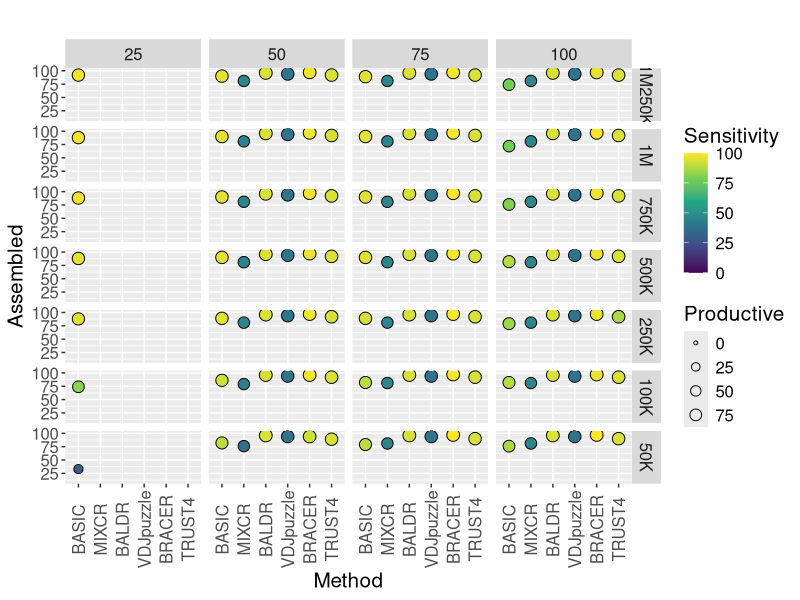
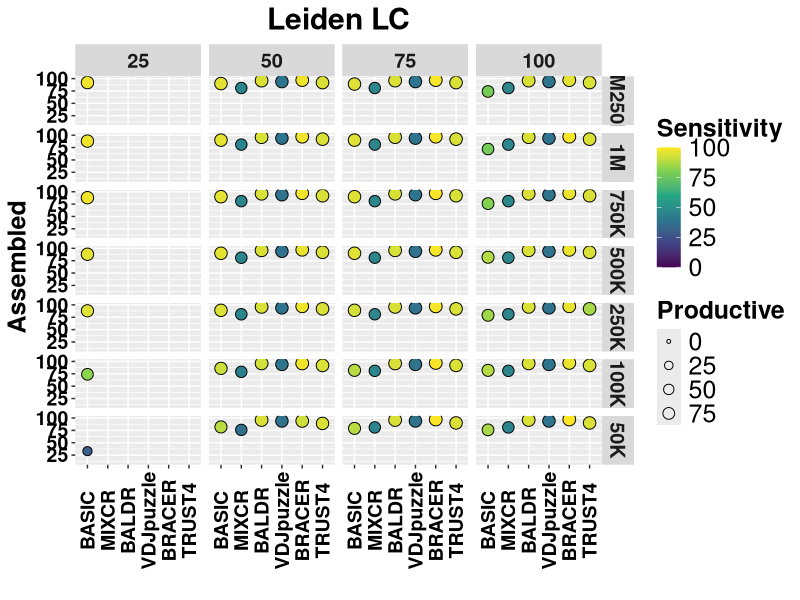

Here is the R script that generated these plots, in order:
#Reproduction supplementary figure 5-6-7 

rm(list = ls())
library(ggplot2)
library(tidyr)
library(dplyr)
library(RColorBrewer)

#input file is within this folder
sensitivity <- read.table("BALDR_BASIC_LEIDEN.txt",header=T,sep="\t")
head(sensitivity)


colnames(sensitivity)[2] <- "newname2"
sensitivity_Canzar <- subset(sensitivity, Dataset == "Canzar")
sensitivity_Canzar <- subset(sensitivity_Canzar, Read_Length >= 25)

sensitivity_Upd <- subset(sensitivity, Dataset == "Upadhyay")
sensitivity_Upd <- subset(sensitivity_Upd, Read_Length >= 25)

sensitivity_This_Work <- subset(sensitivity, Dataset == "Leiden")
sensitivity_This_Work <- subset(sensitivity_This_Work, Read_Length >= 25)



sensitivity <- rbind(sensitivity_Canzar,sensitivity_Upd,sensitivity_This_Work)


sensitivity$Coverage <- factor(sensitivity$Coverage, levels=c("1M250K", "1M","750K","500K", "250K","100K","50K"))
sensitivity$Dataset <- factor(sensitivity$Dataset, levels=c("Upadhyay", "Canzar","Leiden"))
sensitivity$Method <- factor(sensitivity$Method, levels=c("BASIC", "MIXCR", "BALDR", "VDJpuzzle","BRACER","TRUST4"))
sensitivity$Chain <- factor(sensitivity$Chain, levels=c("Heavy", "Light"))

sensitivity$Percentage_Assembled <- (sensitivity$Percentage_Assembled)*100
sensitivity$Percentage_Productive <- (sensitivity$Percentage_Productive)*100
sensitivity$Percentage_Assembled <- lapply(sensitivity$Percentage_Assembled, as.integer)
sensitivity$Percentage_Productive <- lapply(sensitivity$Percentage_Productive,as.integer)

sensitivity$Percentage_Assembled <- as.numeric(sensitivity$Percentage_Assembled)
sensitivity$Percentage_Productive <- as.numeric(sensitivity$Percentage_Productive)
sensitivity$Sensitivity <- (sensitivity$Sensitivity)*100
head(sensitivity)
names(sensitivity)[3] <- "Assembled_2"
names(sensitivity)[4] <- "Assembled"
names(sensitivity)[5] <- "Productive_2"
names(sensitivity)[6] <- "Productive"
head(sensitivity)

#sensitivity <- subset(sensitivity, Dataset == "Canzar")
#sensitivity <- subset(sensitivity, Chain == "Heavy")

#sensitivity <- subset(sensitivity, Dataset == "Upadhyay")
#sensitivity <- subset(sensitivity, Chain == "Light")


sensitivity <- subset(sensitivity, Dataset == "Leiden")
sensitivity <- subset(sensitivity, Chain == "Light")

p1 <- ggplot(data = sensitivity,
             aes(x = Method, y = Assembled,size=Productive,shape=Sensitivity)) +
  geom_point(aes(size = Productive, fill = Sensitivity), shape = 21) +
  scale_fill_viridis_c()+  scale_size_continuous(range = c(1, 4))

# parsing ok but facet labels are on two different rows
p2 <- p1 +
  facet_grid(Coverage ~ Read_Length)+ 
  theme(axis.text.x=element_text(angle = 90, vjust = 0.5))+ylim(c(10,100))+ggtitle(label=" ")+theme(plot.title = element_text(hjust = 0.5))+theme(text=element_text(size=15))

p2
p2 +theme(axis.text=element_text(size=18),
          axis.title=element_text(size=18,face="bold"))+  theme(plot.title = element_text(hjust = 0.5))+theme(axis.text=element_text(size=14),axis.title=element_text(size=14,face="bold"))+ggtitle("Leiden LC")+ xlab("") + ylab(" Assembled") +theme(text=element_text(size=15))+theme(axis.text.x = element_text(face="bold", color="#000001")) + theme(axis.text.y = element_text(face="bold", color="#000001"))+theme(text = element_text(size = 18, face="bold"))+theme(axis.title.y = element_text(size = 18))+theme(legend.text = element_text(size = 18,face="plain"))+theme(legend.title = element_text(size = 18))



